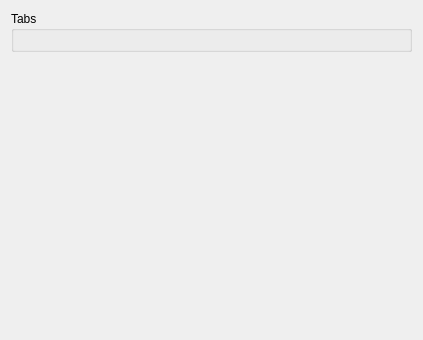
<?xml version="1.0" encoding="UTF-8"?>
<ui version="4.0">
 <class>PostedPage</class>
 <widget class="QWidget" name="PostedPage">
  <property name="geometry">
   <rect>
    <x>0</x>
    <y>0</y>
    <width>423</width>
    <height>340</height>
   </rect>
  </property>
  <layout class="QGridLayout">
   <item row="1" column="0">
    <spacer name="mainVSpacer">
     <property name="orientation">
      <enum>Qt::Vertical</enum>
     </property>
     <property name="sizeHint" stdset="0">
      <size>
       <width>20</width>
       <height>40</height>
      </size>
     </property>
    </spacer>
   </item>
   <item row="0" column="0">
    <widget class="QGroupBox" name="tabsGroupBox">
     <property name="title">
      <string>Tabs</string>
     </property>
     <layout class="QVBoxLayout" name="tabsGroupBoxVLayout">
      <item>
       <widget class="GroupFrameSettingsWidget" name="groupFrameSettingsWidget" native="true"/>
      </item>
     </layout>
    </widget>
   </item>
  </layout>
 </widget>
 <customwidgets>
  <customwidget>
   <class>GroupFrameSettingsWidget</class>
   <extends>QWidget</extends>
   <header>gui/settings/GroupFrameSettingsWidget.h</header>
   <container>1</container>
  </customwidget>
 </customwidgets>
 <resources/>
 <connections/>
</ui>
